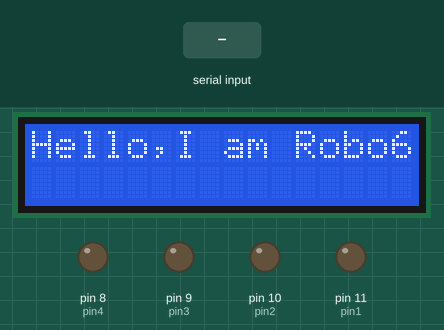
A sketch run on a simulated Arduino Uno, built with avr-gcc and run on an emulated ATmega328P. Parts: 16×2 character LCD, output pins drawn as LEDs (lit = HIGH). The test bench sets the inputs (shaded band). What the sketch prints to the serial monitor is not drawn.

Above: at 3.7 s.
3.8 s: "F" received over Serial
At 4.9 s:
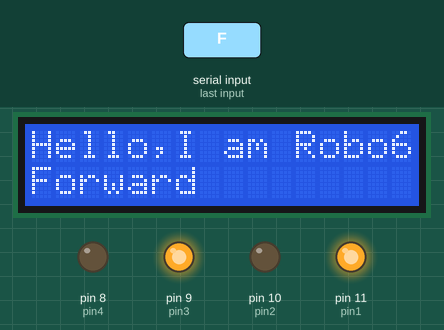
5.3 s: "B" received over Serial
At 6.1 s:
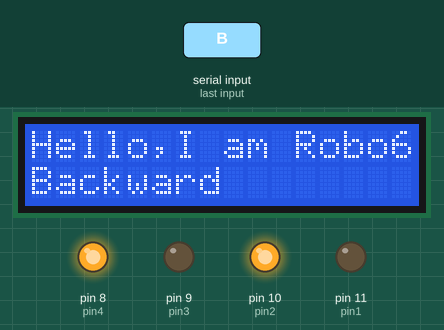
6.8 s: "R" received over Serial
At 7.2 s:
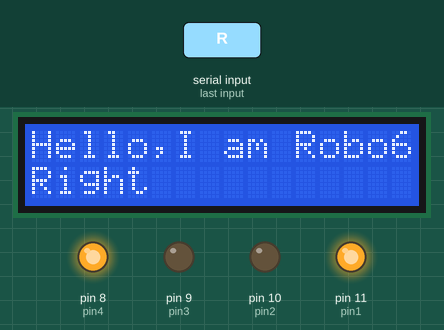
8.3 s: "L" received over Serial
At 9.5 s:
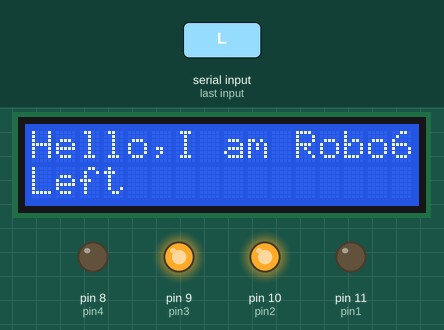
9.8 s: "S" received over Serial
At 10.7 s:
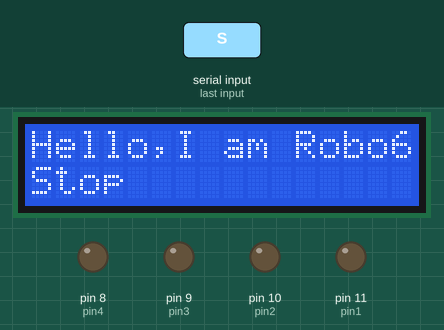
11.3 s: "G" received over Serial
At 11.8 s:
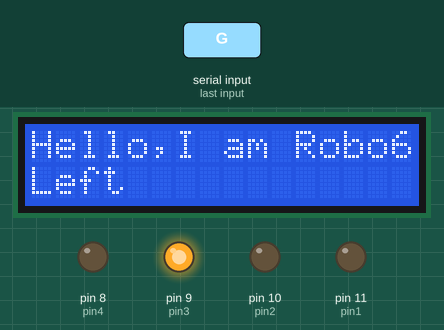
Timing chart, 0 to 13.8 s (numbered marks = the images above; inputs shaded):
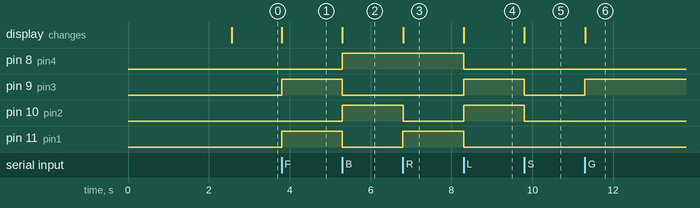

Measured:
- after the input at 3.8 s, pin 9 (pin3), pin 11 (pin1): LOW → HIGH at once; the display: changes at once (image 1)
- after the input at 5.3 s, pin 8 (pin4), pin 10 (pin2): LOW → HIGH at once; pin 9 (pin3), pin 11 (pin1): HIGH → LOW at once; the display: changes at once (image 2)
- after the input at 6.8 s, pin 10 (pin2): HIGH → LOW at once; pin 11 (pin1): LOW → HIGH at once; the display: changes at once (image 3)
- after the input at 8.3 s, pin 8 (pin4), pin 11 (pin1): HIGH → LOW at once; pin 9 (pin3), pin 10 (pin2): LOW → HIGH at once; the display: changes at once (image 4)
- after the input at 9.8 s, pin 9 (pin3), pin 10 (pin2): HIGH → LOW at once; the display: changes at once (image 5)
- after the input at 11.3 s, pin 9 (pin3): LOW → HIGH at once; the display: changes at once (image 6)

The sketch:

Robo_6.ino
```cpp
#include <LiquidCrystal.h>
const int rs = 7, en = 6, d4 = 5, d5 = 4, d6 = 3, d7 = 2;
LiquidCrystal lcd(rs, en, d4, d5, d6, d7);

int pin1=11;
int pin2=10;
int pin3=9;
int pin4=8;

void setup()
{
  pinMode(pin1, OUTPUT);
  pinMode(pin2, OUTPUT);
  pinMode(pin3, OUTPUT);
  pinMode(pin4, OUTPUT);
  Serial.begin(9600);
  lcd.begin(16, 2);
  lcd.print("Initializing...");
  delay(2500);
  lcd.clear();
  lcd.print("Hello,I am Robo6");
}

void loop()
{
  if(Serial.available()>0)
  {
    unsigned char data=Serial.read();
    switch(data)
    {
    case 'F':
      digitalWrite(pin1,HIGH);
      digitalWrite(pin2,LOW);
      digitalWrite(pin3,HIGH);
      digitalWrite(pin4,LOW);
      Serial.println("FORWARD");
      lcd.setCursor(0,1);
    lcd.print("Forward         ");
    break;

    case 'B':
      digitalWrite(pin1,LOW);
      digitalWrite(pin2,HIGH);
      digitalWrite(pin3,LOW);
      digitalWrite(pin4,HIGH);
      Serial.println("BACKWARD");
      lcd.setCursor(0,1);
     lcd.print("Backward       ");
    break;

    case 'R':
      digitalWrite(pin1,HIGH);
      digitalWrite(pin2,LOW);
      digitalWrite(pin3,LOW);
      digitalWrite(pin4,HIGH);
      Serial.println("RIGHT");
      lcd.setCursor(0,1);
    lcd.print("Right           ");
    break;

    case 'L':
      digitalWrite(pin1,LOW);
      digitalWrite(pin2,HIGH);
      digitalWrite(pin3,HIGH);
      digitalWrite(pin4,LOW);
      Serial.println("LEFT");
      lcd.setCursor(0,1);
     lcd.print("Left           ");
    break;

    case 'G':
      digitalWrite(pin1,LOW);
      digitalWrite(pin2,LOW);
      digitalWrite(pin3,HIGH);
      digitalWrite(pin4,LOW);
      Serial.println("FORWARD LEFT");
      lcd.setCursor(0,1);
    lcd.print("Left            ");
    break;

    case 'I':
      digitalWrite(pin1,HIGH);
      digitalWrite(pin2,LOW);
      digitalWrite(pin3,LOW);
      digitalWrite(pin4,LOW);
      Serial.println("FORWARD RIGHT");
      lcd.setCursor(0,1);
    lcd.print("Right           ");
    break;

    case 'S':
      digitalWrite(pin1,LOW);
      digitalWrite(pin2,LOW);
      digitalWrite(pin3,LOW);
      digitalWrite(pin4,LOW);
      Serial.println("STOP");
      lcd.setCursor(0,1);
    lcd.print("Stop            ");
    break;

    default :
      Serial.println("INVALID CHOICE");
      lcd.setCursor(0,1);
      lcd.print("Invalid        ");
    }
  }
}
```
